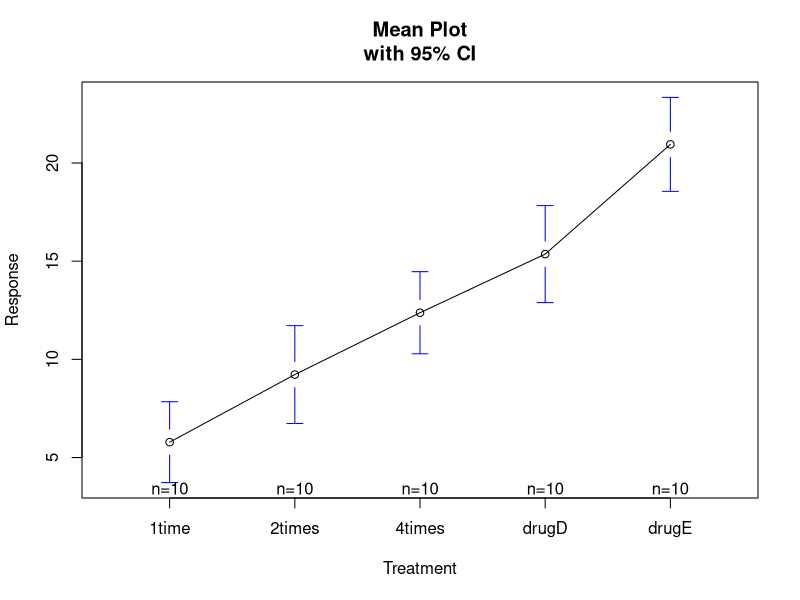
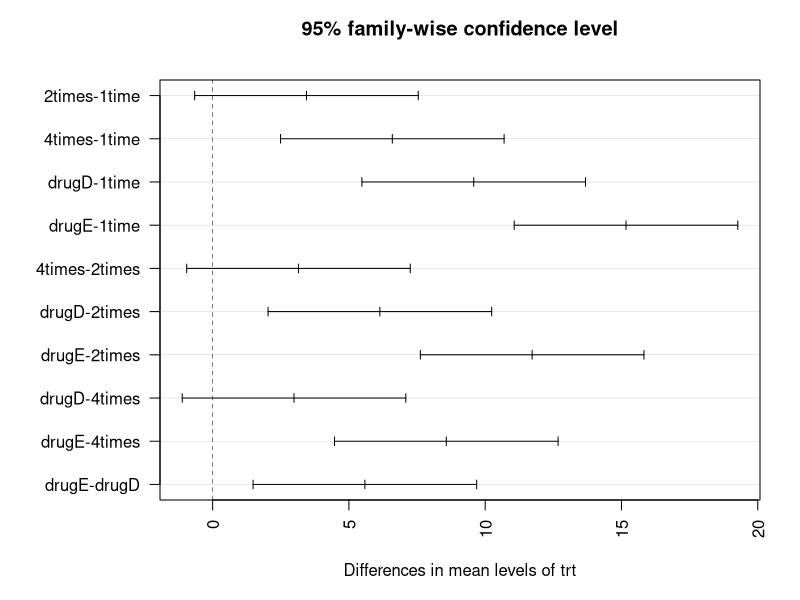
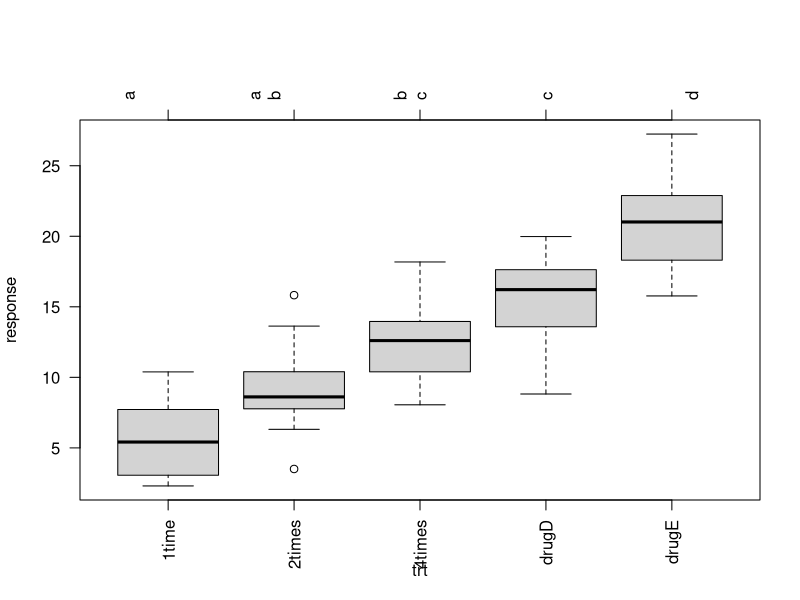
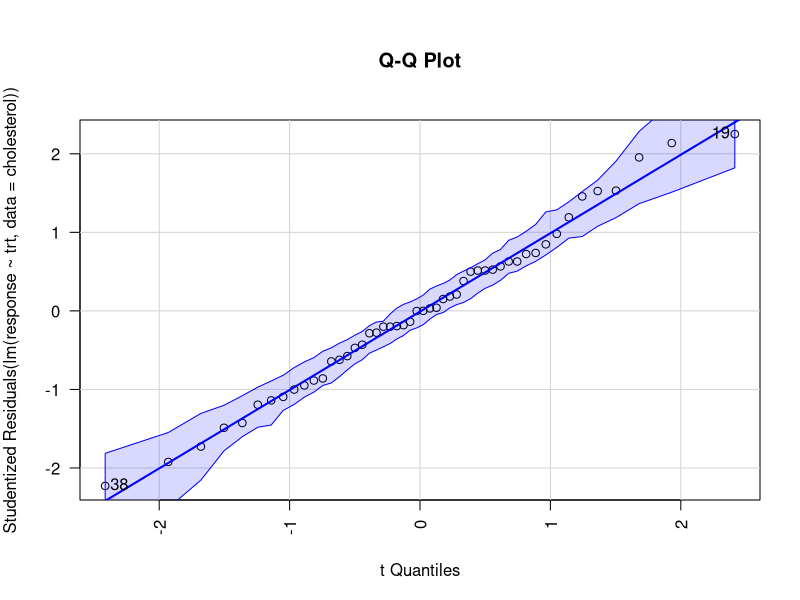

Here is the R script that generated these plots, in order:
#
# R in action (2 ed.)
#

#
# ANOVA
#

# 1. One-way ANOVA
# comparing the dependent variable means of
# two or more groups defined by a categorical grouping factor

library(multcomp)

attach(cholesterol)
  table(trt)
  aggregate(response, by=list(trt), FUN=mean) 
  aggregate(response, by=list(trt), FUN=sd)

  fit <- aov(response ~ trt)  
  summary(fit)

  library(gplots)
  plotmeans(response ~ trt, 
            xlab="Treatment", ylab="Response", main="Mean Plot\nwith 95% CI")
detach(cholesterol)

#
# 2. Multiple comparisons
# Tukey HSD pairwise group comparisons

TukeyHSD(fit)

par(las=2)
par(mar=c(5,8,4,2)) 
plot(TukeyHSD(fit))

# 2
library(multcomp)
par(mar=c(5,4,6,2))
tuk <- glht(fit, linfct=mcp(trt="Tukey"))
plot(cld(tuk, level=.05),col="lightgrey")

# Assessing test assumptions

library(car)
qqPlot(lm(response ~ trt, data=cholesterol), 
       simulate=TRUE, main="Q-Q Plot", labels=FALSE)

bartlett.test(response ~ trt, data=cholesterol)

# test for outliers
library(car)
outlierTest(fit)
